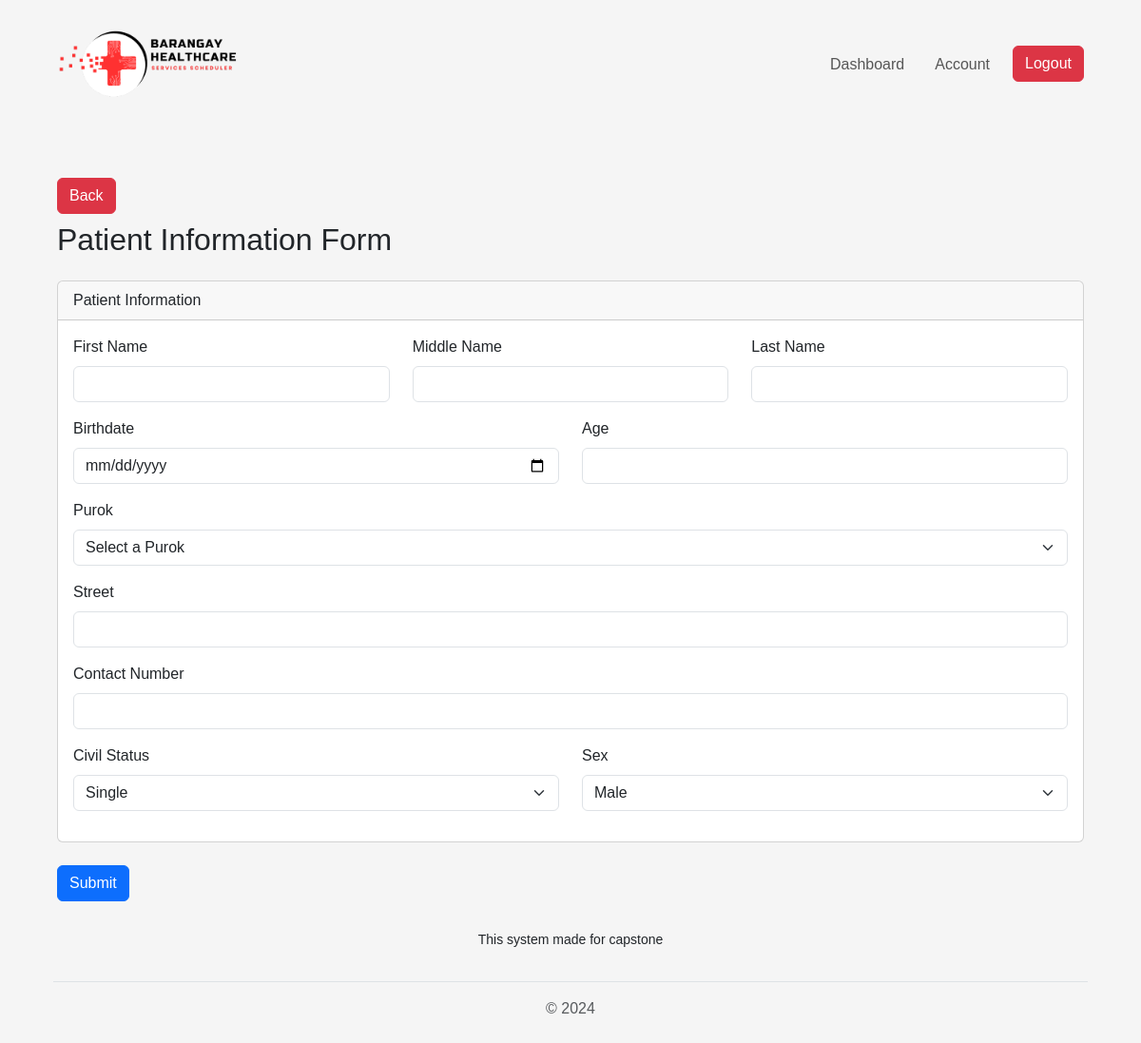
Before: /view/pages/patient/update.php?PatientID=PATIENTNUM-043F62213CC4 (signed in) with the older database file.
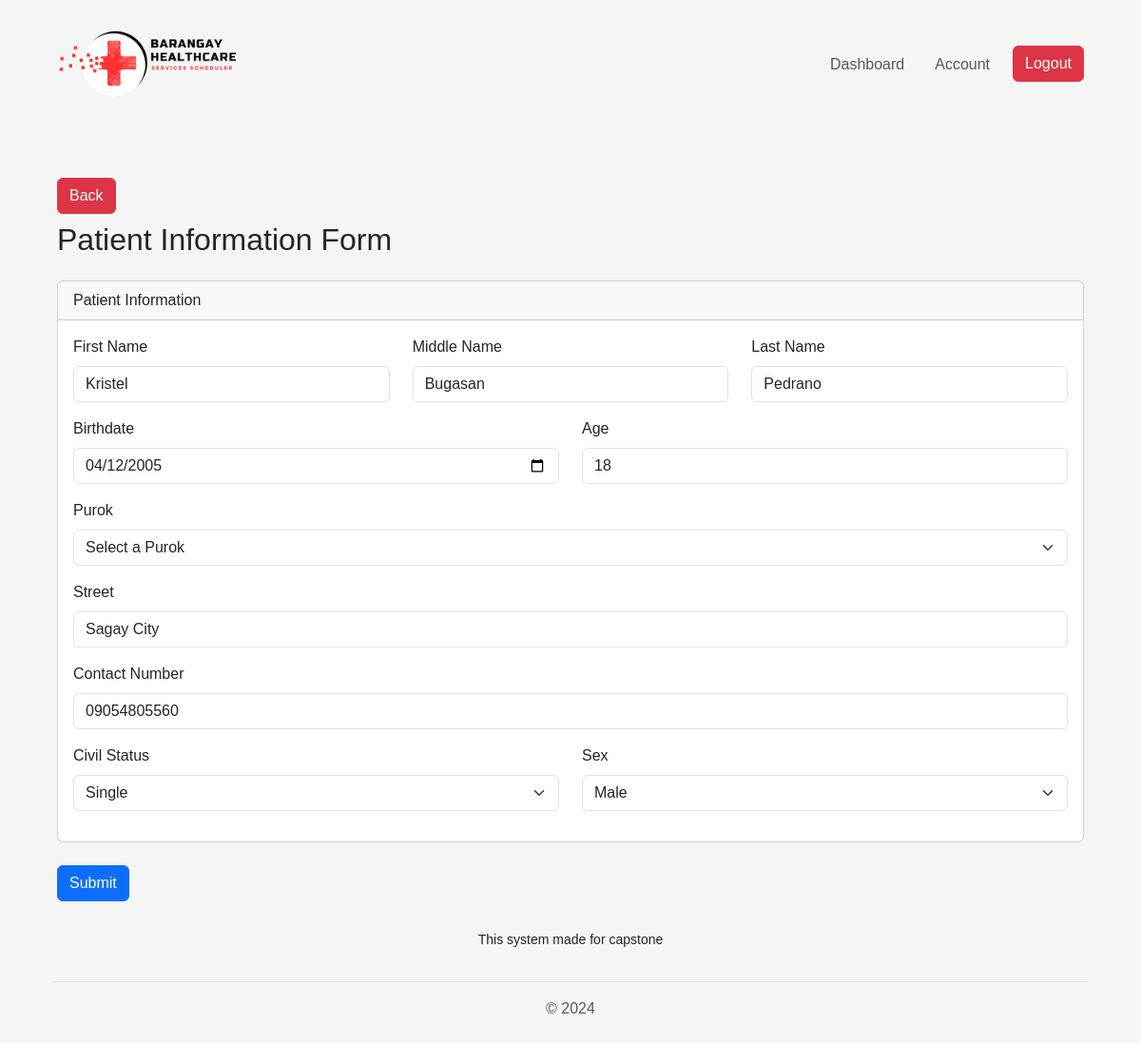
After: the same page with the newer database file.
### tables this page shows
CREATE TABLE `tbl_patient_info` (
  `id` int(11) NOT NULL,
  `patient_id` varchar(255) NOT NULL,
  `fname` varchar(255) NOT NULL,
  `mname` varchar(255) NOT NULL,
  `lname` varchar(255) NOT NULL,
  `birthdate` varchar(255) NOT NULL,
  `age` varchar(255) NOT NULL,
  `address` varchar(255) NOT NULL,
  `phone_number` varchar(255) NOT NULL,
  `civil_status` varchar(255) NOT NULL,
  `sex` varchar(255) NOT NULL
);

### connection/connection.php (called while the page is built, shortened)
<?php
class config {
    public function __construct(){
        $dsn = "mysql:host=".H.";dbname=".DB;
        $username = U;
        $password = P;
        try {
            $this->pdo = new PDO($dsn, $username, $password);
        } catch (PDOException $e) {
            die("Connection failed: " . $e->getMessage());
        }
    }
}
?>

### controller/PatientController.php (called while the page is built, shortened)
<?php
require_once('../../../services/PatientServices.php');
$patientServices = new PatientServices();
if(isset($_GET['PatientID'])){
    $patientID = $_GET['PatientID'];
    $specificPatient = $patientServices->getAllPatientById($patientID);
}
?>

### services/PatientServices.php (called while the page is built, shortened)
<?php
require_once("../../../connection/connection.php");
class PatientServices extends config {
    public function getAllPatientById($patientID) {
        try {
        $query = "SELECT
                        pi.fname,
                        pi.mname,
                        pi.lname,
                        pi.birthdate,
                        pi.age,
                        pi.address,
                        pi.phone_number,
                        pi.civil_status,
                        pi.sex,
                        h.date,
                        h.created_by,
                        h.last_update
                    FROM
                        tbl_patient_info AS pi
                    JOIN
                        tbl_history AS h ON pi.patient_id = h.patient_id_fk
                    WHERE
                        pi.patient_id = :patientID";
            $stmt = $this->pdo->prepare($query);
            $stmt->bindParam(':patientID', $patientID);
            $stmt->execute();
            $patientInfo = $stmt->fetch(PDO::FETCH_ASSOC);
            if ($patientInfo) {
                return $patientInfo;
            } else {
                return null;
            }
        } catch (PDOException $e) {
            echo "Error: " . $e->getMessage();
            return false;
        }
    }
}
?>

### view/pages/patient/update.php (the view, shortened to what the changed rows need)
<?php
    include_once('../../components/header.php');
    include_once('../../../controller/PatientController.php');
?>
<div class="container mt-5">
    <h2 class="mb-4">Patient Information Form</h2>
    <form action="" method="POST">
        <div class="card mb-4">
            <div class="card-body">
                <div class="row mb-3">
                    <div class="col-md-4">
                        <label for="fname" class="form-label">First Name</label>
                        <input type="text" class="form-control" value="<?php echo htmlspecialchars($specificPatient['fname']); ?>" id="fname" name="fname" required>
                    </div>
                    <div class="col-md-4">
                        <label for="mname" class="form-label">Middle Name</label>
                        <input type="text" class="form-control" value="<?php echo htmlspecialchars($specificPatient['mname']); ?>" id="mname" name="mname" required>
                    </div>
                    <div class="col-md-4">
                        <label for="lname" class="form-label">Last Name</label>
                        <input type="text" class="form-control" value="<?php echo htmlspecialchars($specificPatient['lname']); ?>" id="lname" name="lname" required>
                    </div>
                </div>
                <div class="row mb-3">
                    <div class="col-md-6">
                        <label for="birthdate" class="form-label">Birthdate</label>
                        <input type="date" class="form-control" value="<?php echo htmlspecialchars($specificPatient['birthdate']); ?>" id="birthdate" name="birthdate" required>
                    </div>
                    <div class="col-md-6">
                        <label for="age" class="form-label">Age</label>
                        <input type="number" class="form-control" value="<?php echo htmlspecialchars($specificPatient['age']); ?>" id="age" name="age" required>
                    </div>
                </div>
                <div class="mb-3">
                    <label for="address" class="form-label">Street</label>
                    <input type="text" class="form-control" value="<?php echo htmlspecialchars($specificPatient['address']); ?>" id="address" name="address" required>
                </div>
                <div class="mb-3">
                    <label for="phone_number" class="form-label">Contact Number</label>
                    <input type="number" class="form-control" value="<?php echo htmlspecialchars($specificPatient['phone_number']); ?>" id="phone_number" name="phone_number" required>
                </div>
                <div class="row mb-3">
                    <div class="col-md-6">
                        <label for="civil_status" class="form-label">Civil Status</label>
                        <select class="form-select" id="civil_status" name="civil_status" required>
                            <option value="Single" <?php echo ($specificPatient['civil_status'] == 'Single') ? 'selected' : ''; ?>>Single</option>
                        </select>
                    </div>
                    <div class="col-md-6">
                        <label for="sex" class="form-label">Sex</label>
                        <select class="form-select" id="sex" name="sex" required>
                            <option value="Male" <?php echo ($specificPatient['sex'] == 'Male') ? 'selected' : ''; ?>>Male</option>
                        </select>
                    </div>
                </div>
            </div>
        </div>
    </form>
</div>
<?php include_once('../../components/footer.php'); ?>

Changed rows visible on the page:
added tbl_patient_info: fname "Kristel", mname "Bugasan", lname "Pedrano", birthdate "04/12/2005", age "18", address "Sagay City", phone_number "09054805560", civil_status "Single", sex "Male"
Other visible differences:
form field civil_status: "Single" → (not shown)
form field sex: "Male" → (not shown)
